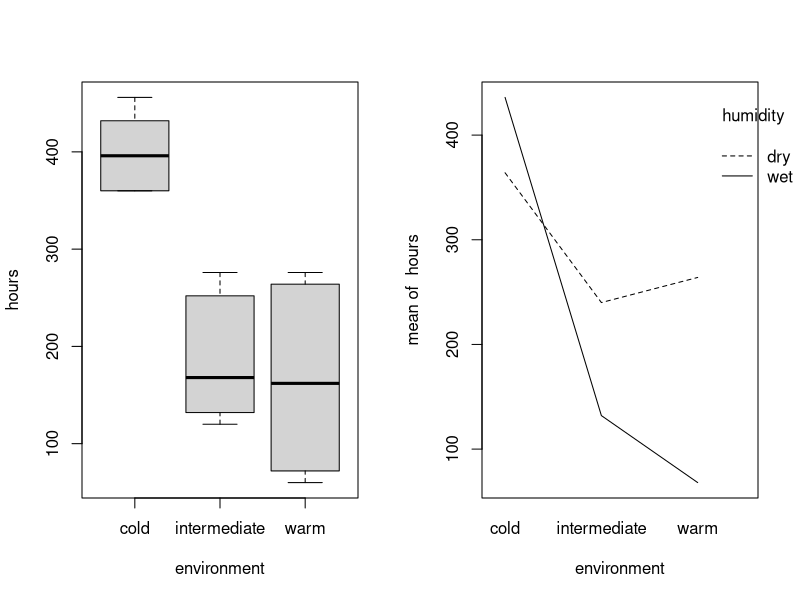
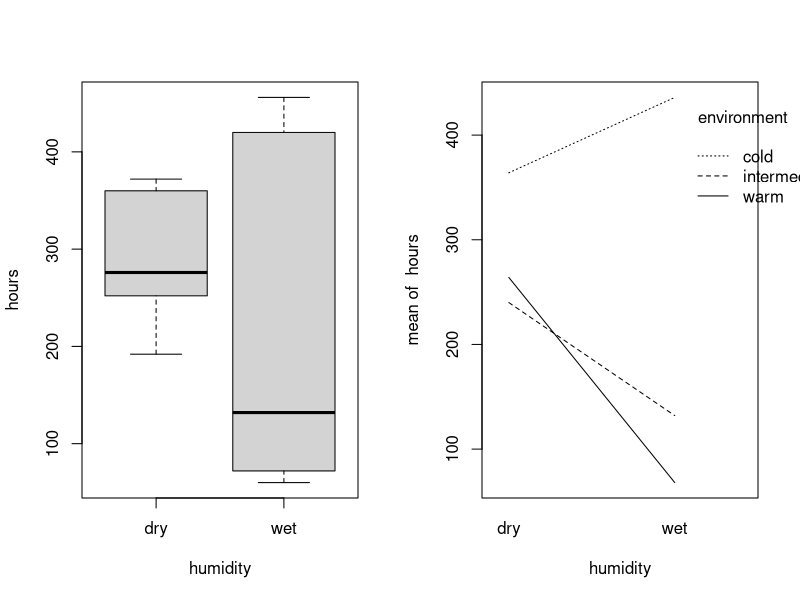
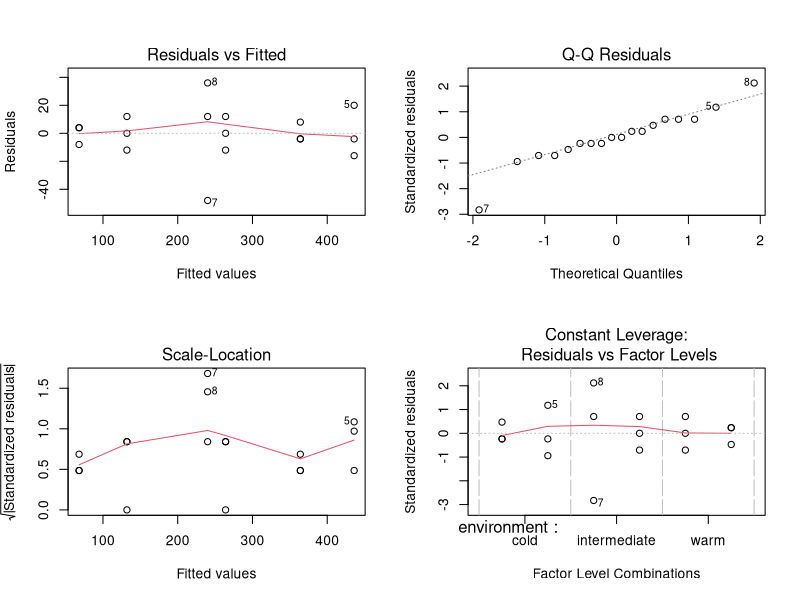
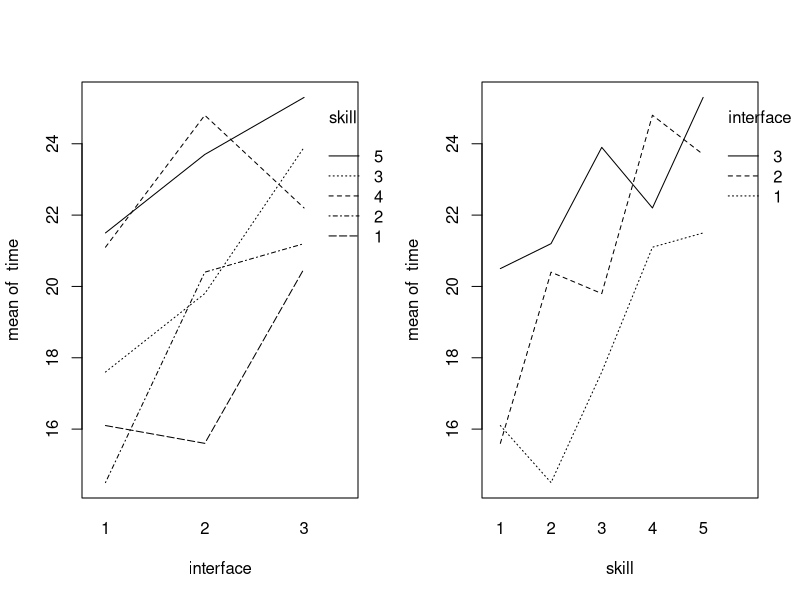
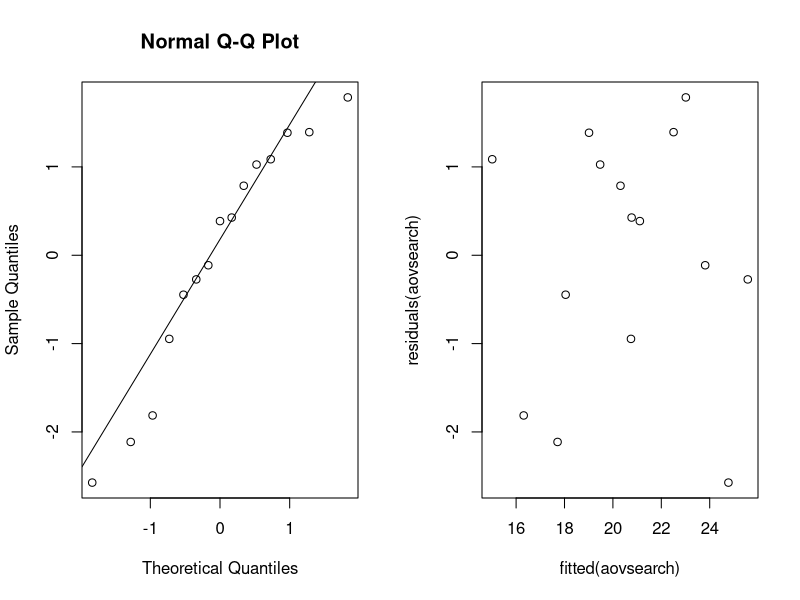
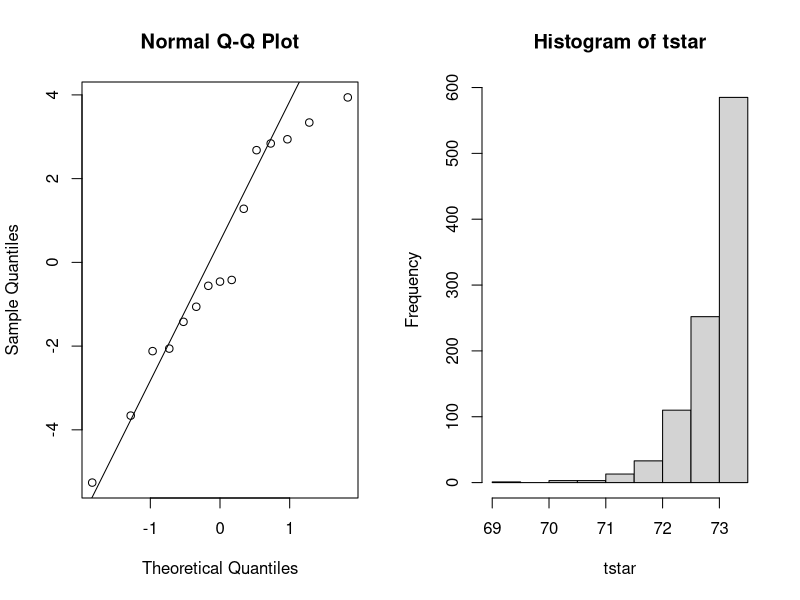
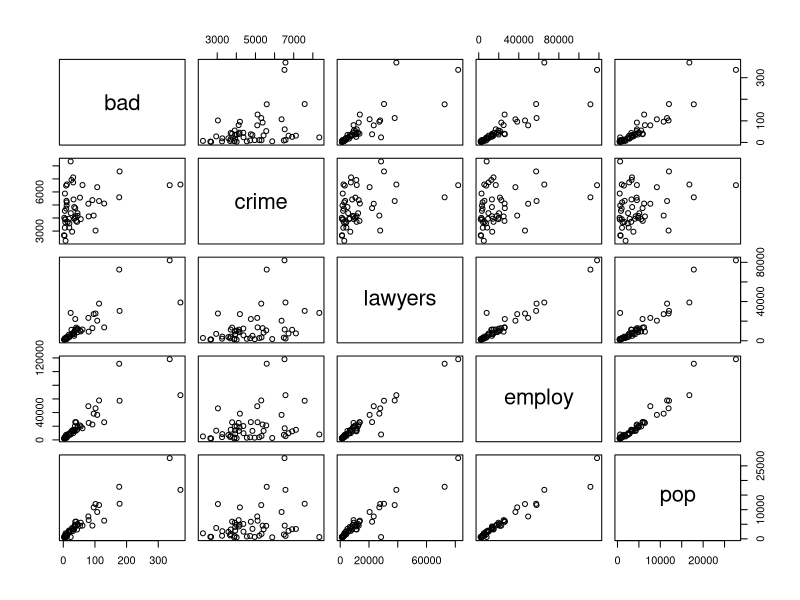
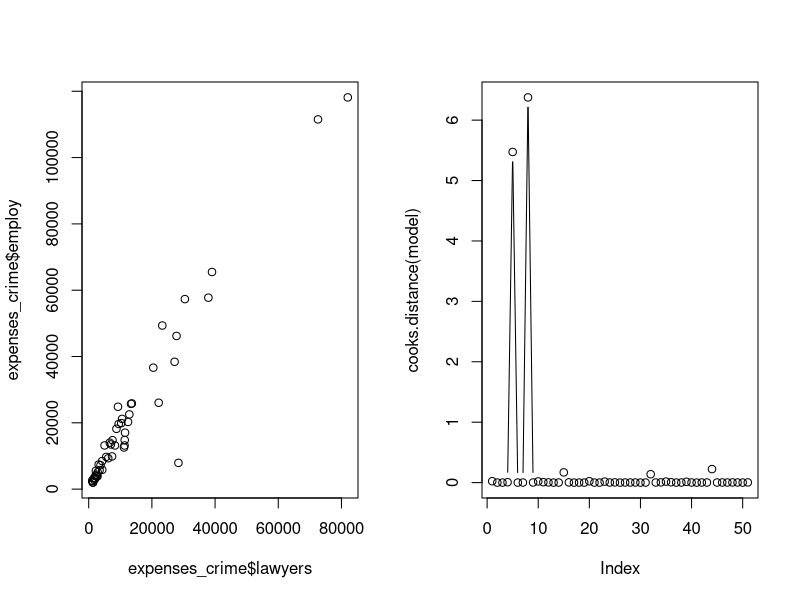

The R source for these figures, in order: (Note: this script raises an error after producing the figures.)
## ---- chunk 1
knitr::opts_chunk$set(fig.height = 2.5)
options(show.signif.stars=FALSE)
## ---- chunk 2
bread = read.table(file = 'data/bread.txt', header = TRUE)
## ---- chunk 3
# The randomization process for 18 slices
# Take hours column from the data
hrs = as.vector(as.matrix(bread$hours))
# Create environment column
env = rep(c('cold', 'intermediate', 'warm'), each = 6)
# Create humidity column
humi = rep(c('dry', 'wet'), each = 3)
# Converting to data frame
head(data.frame(cbind(hrs, env, humi)))
## ---- chunk 4
# Divide into two columns
par(mfrow=c(1, 2))
attach(bread)
# Boxplot vs interaction plot in hours~environment
boxplot(hours~environment, data = bread)
interaction.plot(environment, humidity, hours, fixed = TRUE)
# Boxplot vs interaction plot in hours~humidity
boxplot(hours~humidity, data = bread)
interaction.plot(humidity, environment, hours, fixed = TRUE)
## ---- chunk 5
# Creating linear model and ANOVA test
breadaov = lm(hours~environment*humidity, data = bread); anova(breadaov)
p_interaction = anova(breadaov)$Pr[3]
## ---- chunk 6
summary(breadaov)[4]
## ---- chunk 7
par(mfrow=c(2, 2))
# Plot the linear fitted model graphs
plot(breadaov)
## ---- chunk 8
search = read.table("data/search.txt", header=TRUE)
## ---- chunk 9
N = 1 #
I = 3 
B = 5
for (i in 1:B){
  print(sample(1:(N*I)))
}
## ---- chunk 10

attach(search)

par(mfrow=c(1,2))
interaction.plot(interface,skill,time)
interaction.plot(skill,interface,time)
## ---- chunk 11
search$skill = as.factor(search$skill)
search$interface = as.factor(search$interface)

aovsearch=lm(time~interface+skill, data=search); anova(aovsearch)
## ---- chunk 12
summary(aovsearch)[4]
## ---- chunk 13
qqnorm(residuals(aovsearch));qqline(residuals(aovsearch))
## ---- chunk 14
plot(fitted(aovsearch),residuals(aovsearch))
## ---- chunk 15
friedman.test(time,interface,skill)
## ---- chunk 16
aovsearch2 = lm(time~interface, data=search); anova(aovsearch2)
## ---- chunk 17
qqnorm(residuals(aovsearch2))
qqline(residuals(aovsearch2))
## ---- chunk 18
library(lme4)
## ---- chunk 19
cow = read.table("data/cow.txt", header=TRUE)
## ---- chunk 20
aovcow = lm(milk~id+per+treatment,data=cow)
anova(aovcow)
## ---- chunk 21
cow$id = factor(cow$id); cow$per=factor(cow$per)
cowlm = lm(milk~treatment+per+id, data=cow)
summary(cowlm)
## ---- chunk 22
attach(cow)
cowlmer1 = lmer(milk~treatment+order+per+(1|id),REML=FALSE)
cowlmer2 = lmer(milk~order+per+(1|id),REML=FALSE)
anova(cowlmer2,cowlmer1)
## ---- chunk 23
summary(cowlmer1)
## ---- chunk 24
attach(cow)
t.test(milk[treatment=="A"],milk[treatment=="B"],paired=TRUE)
## ---- chunk 25
nauseatable = read.table(file = 'nauseatable.txt', header = TRUE)
## ---- chunk 26
table_to_vector = unlist(nauseatable,  use.names = FALSE)
# Create nausea column, possible values 0 (No Nausea), 1(Nausea)
nausea = rep(c('0', '1'), each = 3, times = c(table_to_vector))
med = c('Chlorpromazine','Pentobarbital(100mg)','Pentobarbital(150mg)')
# Create medicine column, contains name of all the medicines
medicine = rep(c(med,med), each = 1, times = c(table_to_vector))
df = data.frame(cbind(nausea, medicine))
## ---- chunk 27
xtabs(~medicine+nausea)
## ---- chunk 28
#options(scipen = 999)
meds = factor(medicine)
mystat=function(x) sum(residuals(x)^2)
B=1000
tstar=numeric(B)
for (i in 1:B) {
  treatstar=sample(meds)
  tstar[i]=mystat(lm(nausea~treatstar))
}
myt=mystat(lm(nausea~treatstar))
myt
hist(tstar)
## ---- chunk 29
pl = sum(tstar<myt)/B 
pr = sum(tstar>myt)/B
pmin = min(pl,pr) 
pvalue = 2*pmin
pvalue
## ---- chunk 30
pvalue_chisq = chisq.test(xtabs(~medicine+nausea, data = nauseatable))[[3]]
pvalue_tstar=2*pmin
pvalue_chisq
pvalue_tstar
## ---- chunk 31
expenses_crime = read.table(file = 'expensescrime.txt', header = TRUE)
## ---- chunk 32
# Step Up method
summary(lm( expend~bad ,data = expenses_crime))
summary(lm( expend~crime ,data = expenses_crime))
summary(lm( expend~lawyers ,data = expenses_crime))
summary(lm( expend~employ ,data = expenses_crime))
summary(lm( expend~pop ,data = expenses_crime))
## ---- chunk 33
summary(lm( expend~employ+bad ,data = expenses_crime))
summary(lm( expend~employ+crime ,data = expenses_crime))
summary(lm( expend~employ+lawyers ,data = expenses_crime))
summary(lm( expend~employ+pop ,data = expenses_crime))
## ---- chunk 34
summary(lm( expend~employ+lawyers+bad ,data = expenses_crime))
summary(lm( expend~employ+lawyers+crime ,data = expenses_crime))
summary(lm( expend~employ+lawyers+pop ,data = expenses_crime))
## ---- chunk 35
#Final model for the step up approach
summary(lm( expend~employ+lawyers ,data = expenses_crime))
## ---- chunk 36
summary(lm( expend~bad+crime+lawyers+employ+pop ,data = expenses_crime))
## ---- chunk 37
summary(lm( expend~crime+lawyers+employ+pop ,data = expenses_crime))

## ---- chunk 38
#Final model using Step down method
summary(lm( expend~lawyers+employ ,data = expenses_crime))[8]

## ---- chunk 39
plot(expenses_crime[,c(3:7)])
## ---- chunk 40
plot(expenses_crime$lawyers, expenses_crime$employ)

## ---- chunk 41
model = lm( expend~lawyers+employ ,data = expenses_crime)
round(cooks.distance(model),2)
plot(cooks.distance(model),type="b")
## ---- chunk 42
influencePlot(model, main="Influence Plot", sub="Circle size represents Cook's Distance")
## ---- chunk 43
cor(expenses_crime[,c(3:7)])
plot(expenses_crime$pop, expenses_crime$employ)
## ---- chunk 44
install.packages("car")
library(car)

model1 = lm( expend~lawyers+employ+pop ,data = expenses_crime)
vif(model)
vif(model1)
## ---- chunk 45
lw_model = lm( expend~lawyers ,data = expenses_crime)
plot(residuals(lw_model),expenses_crime$lawyers)

em_model = lm( expend~employ ,data = expenses_crime)
plot(residuals(em_model),expenses_crime$employ)
## ---- chunk 46
qqnorm(residuals(model));qqline(residuals(model))
